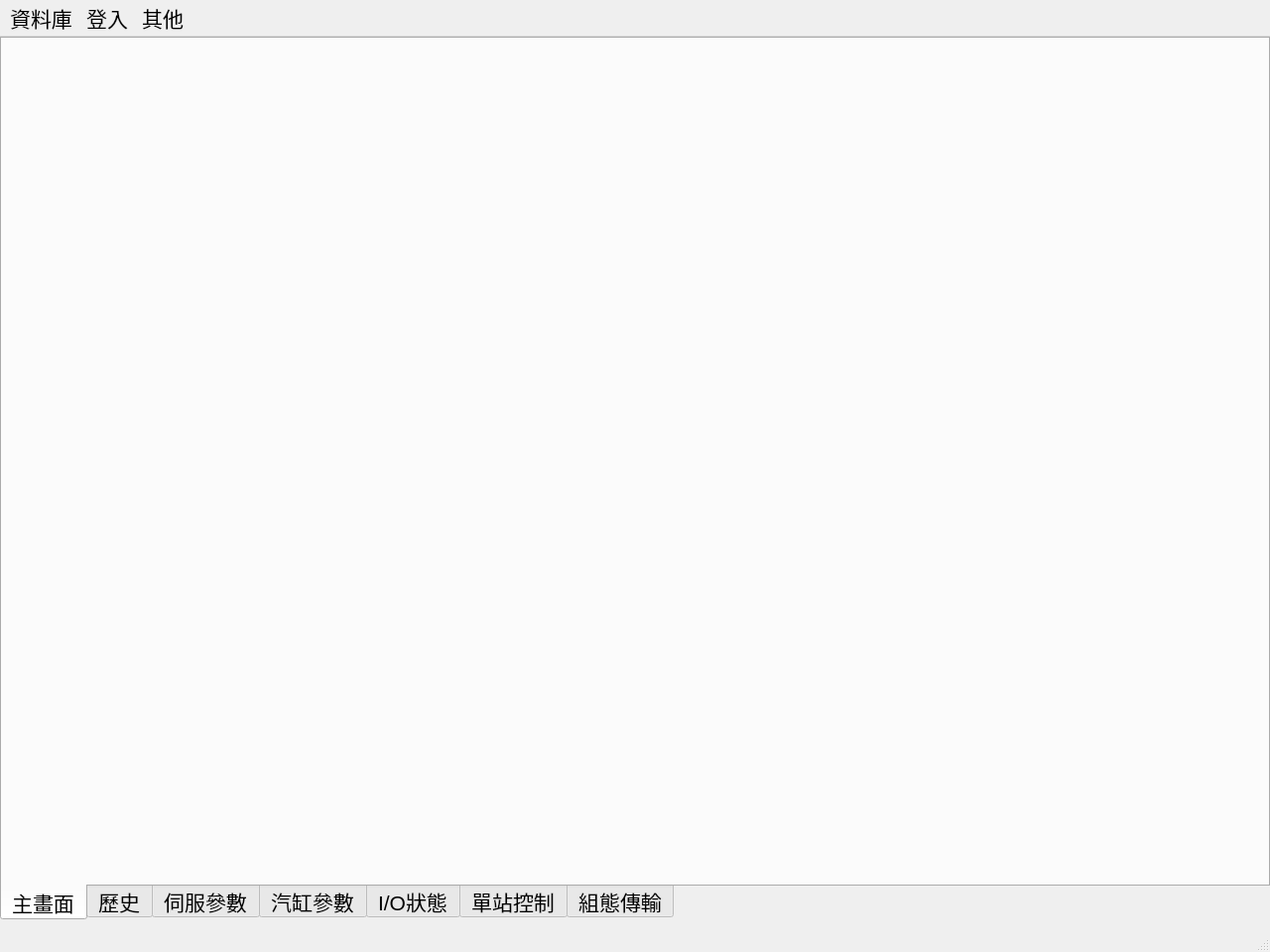
<?xml version="1.0" encoding="UTF-8"?>
<ui version="4.0">
 <class>MainWindow</class>
 <widget class="QMainWindow" name="MainWindow">
  <property name="geometry">
   <rect>
    <x>0</x>
    <y>0</y>
    <width>1280</width>
    <height>960</height>
   </rect>
  </property>
  <property name="sizePolicy">
   <sizepolicy hsizetype="Expanding" vsizetype="Expanding">
    <horstretch>0</horstretch>
    <verstretch>0</verstretch>
   </sizepolicy>
  </property>
  <property name="maximumSize">
   <size>
    <width>1280</width>
    <height>1024</height>
   </size>
  </property>
  <property name="windowTitle">
   <string>HSAL Inspection</string>
  </property>
  <widget class="QWidget" name="centralwidget">
   <widget class="QTabWidget" name="tabWidget">
    <property name="geometry">
     <rect>
      <x>0</x>
      <y>0</y>
      <width>1280</width>
      <height>891</height>
     </rect>
    </property>
    <property name="sizePolicy">
     <sizepolicy hsizetype="Expanding" vsizetype="Expanding">
      <horstretch>0</horstretch>
      <verstretch>0</verstretch>
     </sizepolicy>
    </property>
    <property name="maximumSize">
     <size>
      <width>1280</width>
      <height>1024</height>
     </size>
    </property>
    <property name="font">
     <font>
      <pointsize>16</pointsize>
     </font>
    </property>
    <property name="layoutDirection">
     <enum>Qt::LeftToRight</enum>
    </property>
    <property name="tabPosition">
     <enum>QTabWidget::South</enum>
    </property>
    <property name="tabShape">
     <enum>QTabWidget::Rounded</enum>
    </property>
    <property name="currentIndex">
     <number>0</number>
    </property>
    <property name="iconSize">
     <size>
      <width>48</width>
      <height>48</height>
     </size>
    </property>
    <property name="elideMode">
     <enum>Qt::ElideLeft</enum>
    </property>
    <widget class="QWidget" name="tabMain">
     <property name="sizePolicy">
      <sizepolicy hsizetype="Expanding" vsizetype="Expanding">
       <horstretch>0</horstretch>
       <verstretch>0</verstretch>
      </sizepolicy>
     </property>
     <attribute name="title">
      <string>主畫面</string>
     </attribute>
    </widget>
    <widget class="QWidget" name="tabHistory">
     <attribute name="title">
      <string>歷史</string>
     </attribute>
    </widget>
    <widget class="QWidget" name="tabManual">
     <attribute name="title">
      <string>伺服參數</string>
     </attribute>
    </widget>
    <widget class="QWidget" name="tabCylinder">
     <attribute name="title">
      <string>汽缸參數</string>
     </attribute>
    </widget>
    <widget class="QWidget" name="tabIO">
     <attribute name="title">
      <string>I/O狀態</string>
     </attribute>
    </widget>
    <widget class="QWidget" name="tabUnit">
     <attribute name="title">
      <string>單站控制</string>
     </attribute>
    </widget>
    <widget class="QWidget" name="tabConfiguration">
     <attribute name="title">
      <string>組態傳輸</string>
     </attribute>
    </widget>
   </widget>
  </widget>
  <widget class="QMenuBar" name="menubar">
   <property name="geometry">
    <rect>
     <x>0</x>
     <y>0</y>
     <width>1280</width>
     <height>39</height>
    </rect>
   </property>
   <property name="font">
    <font>
     <family>MS Shell Dlg 2</family>
     <pointsize>16</pointsize>
    </font>
   </property>
   <widget class="QMenu" name="menuDatabase">
    <property name="title">
     <string>資料庫</string>
    </property>
    <addaction name="actionCommit"/>
    <addaction name="actionRollback"/>
   </widget>
   <widget class="QMenu" name="menuLogin">
    <property name="title">
     <string>登入</string>
    </property>
    <addaction name="actionOperator"/>
    <addaction name="actionEngineer"/>
    <addaction name="actionDeveloper"/>
   </widget>
   <widget class="QMenu" name="menuMisc">
    <property name="title">
     <string>其他</string>
    </property>
    <addaction name="actionAbout"/>
   </widget>
   <addaction name="menuDatabase"/>
   <addaction name="menuLogin"/>
   <addaction name="menuMisc"/>
  </widget>
  <widget class="QStatusBar" name="statusbar"/>
  <action name="actionCommit">
   <property name="text">
    <string>Commit</string>
   </property>
  </action>
  <action name="actionRollback">
   <property name="text">
    <string>Rollback</string>
   </property>
  </action>
  <action name="actionOperator">
   <property name="text">
    <string>操作員</string>
   </property>
  </action>
  <action name="actionEngineer">
   <property name="text">
    <string>工程師</string>
   </property>
  </action>
  <action name="actionDeveloper">
   <property name="text">
    <string>開發者</string>
   </property>
  </action>
  <action name="actionAbout">
   <property name="text">
    <string>About</string>
   </property>
  </action>
 </widget>
 <resources/>
 <connections/>
</ui>
